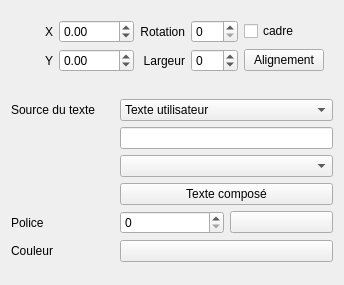
<?xml version="1.0" encoding="UTF-8"?>
<ui version="4.0">
 <class>DynamicTextFieldEditor</class>
 <widget class="QWidget" name="DynamicTextFieldEditor">
  <property name="geometry">
   <rect>
    <x>0</x>
    <y>0</y>
    <width>344</width>
    <height>285</height>
   </rect>
  </property>
  <property name="windowTitle">
   <string>Form</string>
  </property>
  <layout class="QGridLayout" name="gridLayout">
   <item row="2" column="1" colspan="2">
    <widget class="QComboBox" name="m_text_from_cb">
     <item>
      <property name="text">
       <string>Texte utilisateur</string>
      </property>
     </item>
     <item>
      <property name="text">
       <string>Information de l'élément</string>
      </property>
     </item>
     <item>
      <property name="text">
       <string>Texte composé</string>
      </property>
     </item>
    </widget>
   </item>
   <item row="7" column="0">
    <widget class="QLabel" name="label_3">
     <property name="text">
      <string>Couleur</string>
     </property>
    </widget>
   </item>
   <item row="8" column="1">
    <spacer name="verticalSpacer">
     <property name="orientation">
      <enum>Qt::Vertical</enum>
     </property>
     <property name="sizeHint" stdset="0">
      <size>
       <width>20</width>
       <height>40</height>
      </size>
     </property>
    </spacer>
   </item>
   <item row="4" column="1" colspan="2">
    <widget class="QComboBox" name="m_elmt_info_cb"/>
   </item>
   <item row="3" column="1" colspan="2">
    <widget class="QLineEdit" name="m_user_text_le"/>
   </item>
   <item row="5" column="1" colspan="2">
    <widget class="QPushButton" name="m_composite_text_pb">
     <property name="text">
      <string>Texte composé</string>
     </property>
    </widget>
   </item>
   <item row="6" column="0">
    <widget class="QLabel" name="label">
     <property name="text">
      <string>Police</string>
     </property>
    </widget>
   </item>
   <item row="2" column="0">
    <widget class="QLabel" name="label_4">
     <property name="text">
      <string>Source du texte</string>
     </property>
    </widget>
   </item>
   <item row="1" column="0">
    <spacer name="verticalSpacer_2">
     <property name="orientation">
      <enum>Qt::Vertical</enum>
     </property>
     <property name="sizeHint" stdset="0">
      <size>
       <width>20</width>
       <height>40</height>
      </size>
     </property>
    </spacer>
   </item>
   <item row="0" column="0" colspan="3">
    <widget class="QFrame" name="frame">
     <property name="frameShape">
      <enum>QFrame::NoFrame</enum>
     </property>
     <property name="frameShadow">
      <enum>QFrame::Raised</enum>
     </property>
     <layout class="QGridLayout" name="gridLayout_2">
      <item row="0" column="1">
       <widget class="QDoubleSpinBox" name="m_x_sb">
        <property name="minimum">
         <double>-5000.000000000000000</double>
        </property>
        <property name="maximum">
         <double>5000.000000000000000</double>
        </property>
       </widget>
      </item>
      <item row="0" column="6">
       <widget class="QCheckBox" name="m_frame_cb">
        <property name="text">
         <string>cadre</string>
        </property>
       </widget>
      </item>
      <item row="0" column="5">
       <widget class="QSpinBox" name="m_rotation_sb">
        <property name="maximum">
         <number>359</number>
        </property>
       </widget>
      </item>
      <item row="0" column="4">
       <widget class="QLabel" name="label_7">
        <property name="text">
         <string>Rotation</string>
        </property>
        <property name="alignment">
         <set>Qt::AlignRight|Qt::AlignTrailing|Qt::AlignVCenter</set>
        </property>
       </widget>
      </item>
      <item row="0" column="0">
       <widget class="QLabel" name="label_5">
        <property name="text">
         <string>X</string>
        </property>
        <property name="alignment">
         <set>Qt::AlignRight|Qt::AlignTrailing|Qt::AlignVCenter</set>
        </property>
       </widget>
      </item>
      <item row="1" column="5">
       <widget class="QSpinBox" name="m_width_sb">
        <property name="minimum">
         <number>-1</number>
        </property>
        <property name="maximum">
         <number>500</number>
        </property>
       </widget>
      </item>
      <item row="1" column="4">
       <widget class="QLabel" name="label_2">
        <property name="text">
         <string>Largeur</string>
        </property>
        <property name="alignment">
         <set>Qt::AlignRight|Qt::AlignTrailing|Qt::AlignVCenter</set>
        </property>
       </widget>
      </item>
      <item row="1" column="0">
       <widget class="QLabel" name="label_6">
        <property name="text">
         <string>Y</string>
        </property>
        <property name="alignment">
         <set>Qt::AlignRight|Qt::AlignTrailing|Qt::AlignVCenter</set>
        </property>
       </widget>
      </item>
      <item row="1" column="1">
       <widget class="QDoubleSpinBox" name="m_y_sb">
        <property name="minimum">
         <double>-5000.000000000000000</double>
        </property>
        <property name="maximum">
         <double>5000.000000000000000</double>
        </property>
       </widget>
      </item>
      <item row="1" column="6">
       <widget class="QPushButton" name="m_alignment_pb">
        <property name="text">
         <string>Alignement</string>
        </property>
       </widget>
      </item>
     </layout>
    </widget>
   </item>
   <item row="6" column="1">
    <widget class="QSpinBox" name="m_size_sb"/>
   </item>
   <item row="6" column="2">
    <widget class="QPushButton" name="m_font_pb">
     <property name="text">
      <string/>
     </property>
    </widget>
   </item>
   <item row="7" column="1" colspan="2">
    <widget class="KColorButton" name="m_color_kpb"/>
   </item>
  </layout>
 </widget>
 <customwidgets>
  <customwidget>
   <class>KColorButton</class>
   <extends>QPushButton</extends>
   <header>kcolorbutton.h</header>
  </customwidget>
 </customwidgets>
 <resources/>
 <connections/>
</ui>
